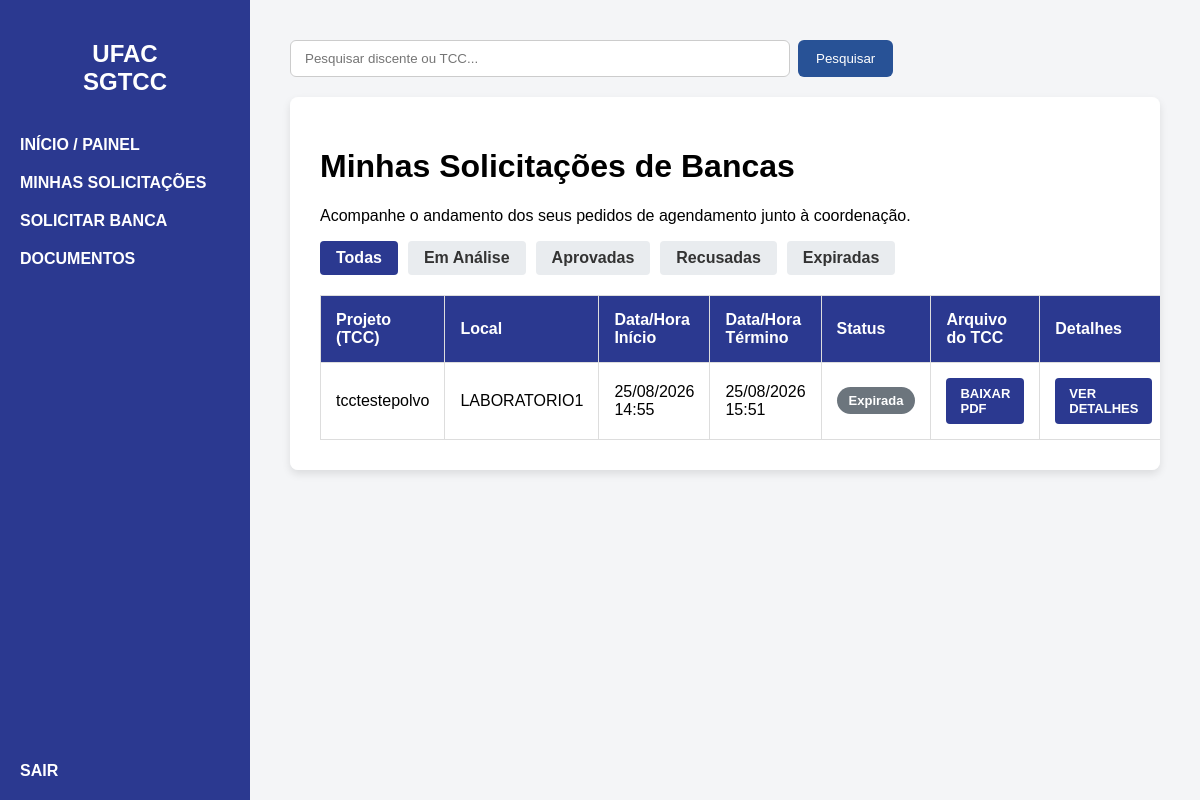
The page /bancas/ (signed in) on the database as committed earlier.
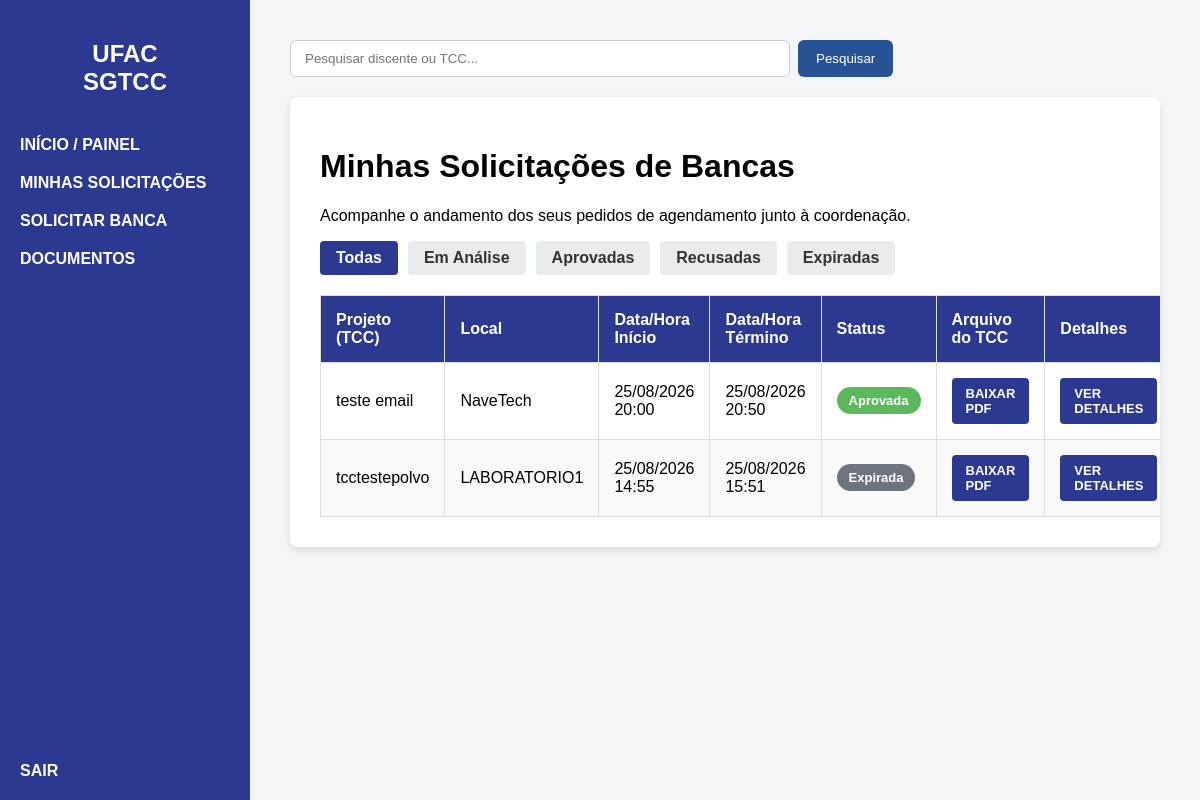
The same page on the database as committed later.
### bancasapp/models.py (models this page shows, shortened)
class SolicitacaoAgendamento(models.Model):
    STATUS_SOLICITACAO = (
        ('EM_ANÁLISE', 'Em Análise'),
        ('APROVADA', 'Aprovada'),
        ('RECUSADA', 'Recusada'),
        ('EXPIRADA', 'Expirada'),
    )
    usuario_solicitante = models.ForeignKey(
        pUsuario,
        on_delete=models.CASCADE,
        related_name='solicitacoes_enviadas'
    )
    projeto_tcc = models.ForeignKey(
        ProjetoTCC,
        on_delete=models.CASCADE
    )
    espaco = models.ForeignKey(
        EspacoFisico,
        on_delete=models.PROTECT
    )
    opcao_data_inicio = models.DateTimeField()
    opcao_data_fim = models.DateTimeField()
    arquivo_tcc = models.FileField(
        upload_to='tcc/solicitacoes/%Y/%m/',
        validators=[
            FileExtensionValidator(
                allowed_extensions=['pdf']
            )
        ],
        blank=True,
        verbose_name='Arquivo do TCC'
    )
    status = models.CharField(
        max_length=15,
        choices=STATUS_SOLICITACAO,
        default='EM_ANÁLISE'
    )
    data_solicitacao = models.DateTimeField(
        default=timezone.now,
        editable=False
    )
    data_decisao = models.DateTimeField(
        null=True,
        blank=True,
        editable=False
    )
    decidida_por = models.ForeignKey(
        User,
        on_delete=models.SET_NULL,
        null=True,
        blank=True,
        related_name='solicitacoes_decididas',
        editable=False
    )
    motivo_decisao = models.TextField(
        blank=True
    )

class ProjetoTCC(models.Model):
    STATUS_TIPO = (
        ('EM_ANÁLISE', 'Em Análise'),
        ('APROVADO', 'Aprovado'),
        ('RECUSADA', 'Recusada'),
    )
    titulo = models.CharField(max_length=255)
    resumo = models.TextField()
    semestre_letivo = models.CharField(max_length=6)
    discente = models.ForeignKey(Discente, on_delete=models.CASCADE)
    status = models.CharField(max_length=15, choices=STATUS_TIPO, default='EM_ANÁLISE')

class EspacoFisico(models.Model):
    nome = models.CharField(
        max_length=255
    )
    ativo = models.BooleanField(
        default=True
    )
    class Meta:
        ordering = ['nome']
        verbose_name = 'Espaço físico'
        verbose_name_plural = 'Espaços físicos'

### bancasapp/views.py (the view)
@docente_required
def visualizar_bancas(request):
    expirar_solicitacoes_vencidas()
    consulta = (
        SolicitacaoAgendamento.objects
        .select_related(
            'projeto_tcc',
            'projeto_tcc__discente',
            'espaco',
            'usuario_solicitante',
            'usuario_solicitante__usuario'
        )
    )
    perfil_logado = pUsuario.objects.get(
        usuario=request.user,
        perfil='DOCENTE'
    )
    solicitacoes = (
        consulta
        .filter(
            Q(
                usuario_solicitante=perfil_logado
            )
            | Q(
                composicao_banca__orientador=(
                    perfil_logado
                )
            )
            | Q(
                composicao_banca__coorientador=(
                    perfil_logado
                )
            )
            | Q(
                composicao_banca__avaliador_interno=(
                    perfil_logado
                )
            )
            | Q(
                composicao_banca__segundo_avaliador_interno=(
                    perfil_logado
                )
            )
        )
        .distinct()
        .order_by(
            '-data_solicitacao',
            '-id'
        )
    )
    status_filtro = request.GET.get(
        'status'
    )
    status_validos = {
        valor
        for valor, nome
        in SolicitacaoAgendamento.STATUS_SOLICITACAO
    }
    if status_filtro in status_validos:
        solicitacoes = solicitacoes.filter(
            status=status_filtro
        )
    else:
        status_filtro = None
    contexto = {
        'solicitacoes': solicitacoes,
        'status_atual': status_filtro,
    }
    return render(
        request,
        'visualizar_bancas.html',
        contexto
    )

### bancasapp/permissions.py (called while the page is built)
def usuario_e_docente(user):
    if not user.is_authenticated or not user.is_active:
        return False
    return pUsuario.objects.filter(
        usuario=user,
        perfil='DOCENTE'
    ).exists()

def docente_required(view_func):
    @login_required(login_url='login')
    @wraps(view_func)
    def wrapper(request, *args, **kwargs):
        if usuario_e_docente(request.user):
            return view_func(
                request,
                *args,
                **kwargs
            )
        messages.error(
            request,
            'Apenas docentes cadastrados podem realizar esta operação.'
        )
        return redirect('dashboard')
    return wrapper

### bancasapp/services.py (called while the page is built)
def expirar_solicitacoes_vencidas():
    return (
        SolicitacaoAgendamento.objects
        .filter(
            status='EM_ANÁLISE',
            opcao_data_inicio__lte=timezone.now(),
        )
        .update(
            status='EXPIRADA'
        )
    )

### templates/visualizar_bancas.html (shortened to what this page needs)
{% extends 'base.html' %}
{% block content %}
    <div class="table-container">
        <h1>Minhas Solicitações de Bancas</h1>
        <p>
            Acompanhe o andamento dos seus pedidos de agendamento
            junto à coordenação.
        </p>
        <div class="filter-menu">
            <a
                href="{% url 'visualizar_bancas' %}"
                class="btn-filter {% if not status_atual %}active{% endif %}"
            >
                Todas
            </a>
            <a
                href="{% url 'visualizar_bancas' %}?status=EM_ANÁLISE"
                class="btn-filter {% if status_atual == 'EM_ANÁLISE' %}active{% endif %}"
            >
                Em Análise
            </a>
            <a
                href="{% url 'visualizar_bancas' %}?status=APROVADA"
                class="btn-filter {% if status_atual == 'APROVADA' %}active{% endif %}"
            >
                Aprovadas
            </a>
            <a
                href="{% url 'visualizar_bancas' %}?status=RECUSADA"
                class="btn-filter {% if status_atual == 'RECUSADA' %}active{% endif %}"
            >
                Recusadas
            </a>
            <a
                href="{% url 'visualizar_bancas' %}?status=EXPIRADA"
                class="btn-filter {% if status_atual == 'EXPIRADA' %}active{% endif %}"
            >
                Expiradas
            </a>
        </div>
        <table>
            <thead>
                <tr>
                    <th>Projeto (TCC)</th>
                    <th>Local</th>
                    <th>Data/Hora Início</th>
                    <th>Data/Hora Término</th>
                    <th>Status</th>
                    <th>Arquivo do TCC</th>
                    <th>Detalhes</th>
                </tr>
            </thead>
            <tbody>
                {% for solicitacao in solicitacoes %}
                    <tr>
                        <td>
                            {{ solicitacao.projeto_tcc.titulo }}
                        </td>
                        <td>
                            {{ solicitacao.espaco.nome }}
                        </td>
                        <td>
                            {{ solicitacao.opcao_data_inicio|date:"d/m/Y H:i" }}
                        </td>
                        <td>
                            {{ solicitacao.opcao_data_fim|date:"d/m/Y H:i" }}
                        </td>
                        <td>
                            {% if solicitacao.status == 'EM_ANÁLISE' %}
                                <span class="status-badge status-analise">
                                    Em Análise
                                </span>
                            {% elif solicitacao.status == 'APROVADA' %}
                                <span class="status-badge status-aprovada">
                                    Aprovada
                                </span>
                            {% elif solicitacao.status == 'EXPIRADA' %}
                                <span class="status-badge status-expirada">
                                    Expirada
                                </span>
                            {% else %}
                                <span class="status-badge status-recusada">
                                    Recusada
                                </span>
                            {% endif %}
                        </td>
                        <td>
                            {% if solicitacao.arquivo_tcc %}
                                <a
                                    href="{% url 'baixar_tcc_solicitacao' solicitacao.id %}"
                                    class="btn-download"
                                >
                                    BAIXAR PDF
                                </a>
                            {% else %}
                                Não anexado
                            {% endif %}
                        </td>
                        <td>
                            <a
                                href="{% url 'detalhar_solicitacao' solicitacao.id %}"
                                class="btn-download"
                            >
                                VER DETALHES
                            </a>
                        </td>
                    </tr>
                {% endfor %}
            </tbody>
        </table>
    </div>
{% endblock %}

### templates/base.html (shortened to what this page needs)
{% load static %}
<!DOCTYPE html>
<html lang="pt-br">
<head>
    <link rel="stylesheet" href="{% static 'css/style.css' %}">
</head>
<body>
    <div class="sidebar">
        <h2>UFAC<br>SGTCC</h2>
        <a href="{% url 'dashboard' %}">
            INÍCIO / PAINEL
        </a>
        {% if request.user.is_superuser or request.user.pusuario.perfil == 'COORDENACAO' %}
            <a href="{% url 'solicitacoes_coordenacao' %}">
                ANALISAR SOLICITAÇÕES
            </a>
            <a href="{% url 'gerenciar_espacos' %}">
                GERENCIAR SALAS
            </a>
            <a href="{% url 'documentos' %}">
                DOCUMENTOS
            </a>
        {% else %}
            <a href="{% url 'visualizar_bancas' %}">
                MINHAS SOLICITAÇÕES
            </a>
            <a href="{% url 'solicitar_banca' %}">
                SOLICITAR BANCA
            </a>
            <a href="{% url 'documentos' %}">
                DOCUMENTOS
            </a>
        {% endif %}
        <div class="footer-menu">
            <form
                method="POST"
                action="{% url 'logout' %}"
                class="form-logout"
            >
                <button
                    type="submit"
                    class="btn-logout"
                >
                    SAIR
                </button>
            </form>
        </div>
    </div>
    <div class="content">
            <form action="{% url 'pesquisar' %}" method="GET" class="barra-pesquisa">
                <input
                    type="text"
                    name="q"
                    placeholder="Pesquisar discente ou TCC..."
                    value="{{ request.GET.q }}"
                >
                <button type="submit">Pesquisar</button>
            </form>
        {% block content %}
        {% endblock %}
    </div>
</body>
</html>

### static/css/style.css (style rules this page uses)
body { margin: 0; font-family: Arial, sans-serif; display: flex; height: 100vh; background-color: #f4f5f7; }
.sidebar { width: 250px; background-color: #2b3990; color: white; padding: 20px; display: flex; flex-direction: column; }
.sidebar h2 { text-align: center; margin-bottom: 40px; }
.sidebar a { color: white; text-decoration: none; display: block; margin-bottom: 20px; font-weight: bold; }
.footer-menu { margin-top: auto; }
.content { flex-grow: 1; padding: 40px; overflow-y: auto; }
.table-container { background-color: white; padding: 30px; border-radius: 8px; box-shadow: 0 4px 8px rgba(0, 0, 0, 0.1); }
table { width: 100%; border-collapse: collapse; margin-top: 20px; }
table th, table td { border: 1px solid #ddd; padding: 15px; text-align: left; }
table th { background-color: #2b3990; color: white; }
table tr:nth-child(even) { background-color: #f9f9f9; }
.status-badge { padding: 6px 12px; border-radius: 20px; font-size: 13px; font-weight: bold; color: white; text-align: center; display: inline-block; }
.status-aprovada { background-color: #5cb85c; }
.status-badge.status-expirada { background-color: #6c757d; color: white; }
.filter-menu { margin-bottom: 20px; display: flex; gap: 10px; }
.btn-filter { padding: 8px 16px; text-decoration: none; color: #333; background-color: #e9ecef; border-radius: 4px; font-weight: bold; transition: background-color 0.3s; }
.btn-filter.active { background-color: #2b3990; color: white; }
.barra-pesquisa { display: flex; gap: 8px; margin-bottom: 20px; }
.barra-pesquisa input { width: 100%; max-width: 500px; padding: 10px 14px; border: 1px solid #ccc; border-radius: 6px; outline: none; }
.barra-pesquisa button { padding: 10px 18px; border: none; border-radius: 6px; background: #285296; color: white; cursor: pointer; }
.btn-download { display: inline-block; background-color: #2b3990; color: white; padding: 8px 14px; border-radius: 4px; text-decoration: none; font-size: 13px; font-weight: bold; }
* { box-sizing: border-box; }
body { min-height: 100vh; height: auto; }
.sidebar { flex-shrink: 0; }
.content { min-width: 0; }
.table-container, .tabela-container { width: 100%; overflow-x: auto; }
.status-expirada { background-color: #6c757d; }
.form-logout { margin: 0; }
.btn-logout { background: none; border: none; color: white; cursor: pointer; font-family: inherit; font-size: inherit; font-weight: bold; padding: 0; text-align: left; }

Rows that differ between the two databases and show on the page:
added SolicitacaoAgendamento: projeto_tcc.titulo "teste email", espaco.nome "NaveTech", opcao_data_inicio "25/08/2026 20:00", opcao_data_fim "25/08/2026 20:50", status "Aprovada", shows "BAIXAR PDF"
